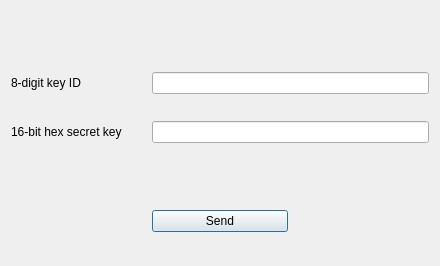
<?xml version="1.0" encoding="UTF-8"?>
<ui version="4.0">
 <class>register_ue_screen</class>
 <widget class="QDialog" name="register_ue_screen">
  <property name="geometry">
   <rect>
    <x>0</x>
    <y>0</y>
    <width>440</width>
    <height>266</height>
   </rect>
  </property>
  <property name="windowTitle">
   <string>CACIC - Register Equipment</string>
  </property>
  <layout class="QGridLayout" name="gridLayout">
   <item row="0" column="0" colspan="3">
    <spacer name="verticalSpacer">
     <property name="orientation">
      <enum>Qt::Vertical</enum>
     </property>
     <property name="sizeType">
      <enum>QSizePolicy::Minimum</enum>
     </property>
     <property name="sizeHint" stdset="0">
      <size>
       <width>20</width>
       <height>40</height>
      </size>
     </property>
    </spacer>
   </item>
   <item row="4" column="1">
    <widget class="QPushButton" name="send_button">
     <property name="sizePolicy">
      <sizepolicy hsizetype="Minimum" vsizetype="Fixed">
       <horstretch>0</horstretch>
       <verstretch>0</verstretch>
      </sizepolicy>
     </property>
     <property name="text">
      <string>Send</string>
     </property>
    </widget>
   </item>
   <item row="3" column="0" colspan="3">
    <spacer name="verticalSpacer_2">
     <property name="orientation">
      <enum>Qt::Vertical</enum>
     </property>
     <property name="sizeType">
      <enum>QSizePolicy::Minimum</enum>
     </property>
     <property name="sizeHint" stdset="0">
      <size>
       <width>20</width>
       <height>40</height>
      </size>
     </property>
    </spacer>
   </item>
   <item row="2" column="0">
    <widget class="QLabel" name="label_2">
     <property name="sizePolicy">
      <sizepolicy hsizetype="Minimum" vsizetype="Preferred">
       <horstretch>0</horstretch>
       <verstretch>0</verstretch>
      </sizepolicy>
     </property>
     <property name="text">
      <string>16-bit hex secret key</string>
     </property>
    </widget>
   </item>
   <item row="1" column="0">
    <widget class="QLabel" name="label">
     <property name="sizePolicy">
      <sizepolicy hsizetype="Minimum" vsizetype="Preferred">
       <horstretch>0</horstretch>
       <verstretch>0</verstretch>
      </sizepolicy>
     </property>
     <property name="text">
      <string>8-digit key ID</string>
     </property>
    </widget>
   </item>
   <item row="1" column="1" colspan="2">
    <widget class="QLineEdit" name="id_lineedit">
     <property name="sizePolicy">
      <sizepolicy hsizetype="Minimum" vsizetype="Fixed">
       <horstretch>0</horstretch>
       <verstretch>0</verstretch>
      </sizepolicy>
     </property>
    </widget>
   </item>
   <item row="2" column="1" colspan="2">
    <widget class="QLineEdit" name="ck_lineedit">
     <property name="sizePolicy">
      <sizepolicy hsizetype="Minimum" vsizetype="Maximum">
       <horstretch>0</horstretch>
       <verstretch>0</verstretch>
      </sizepolicy>
     </property>
    </widget>
   </item>
  </layout>
 </widget>
 <resources/>
 <connections/>
</ui>
